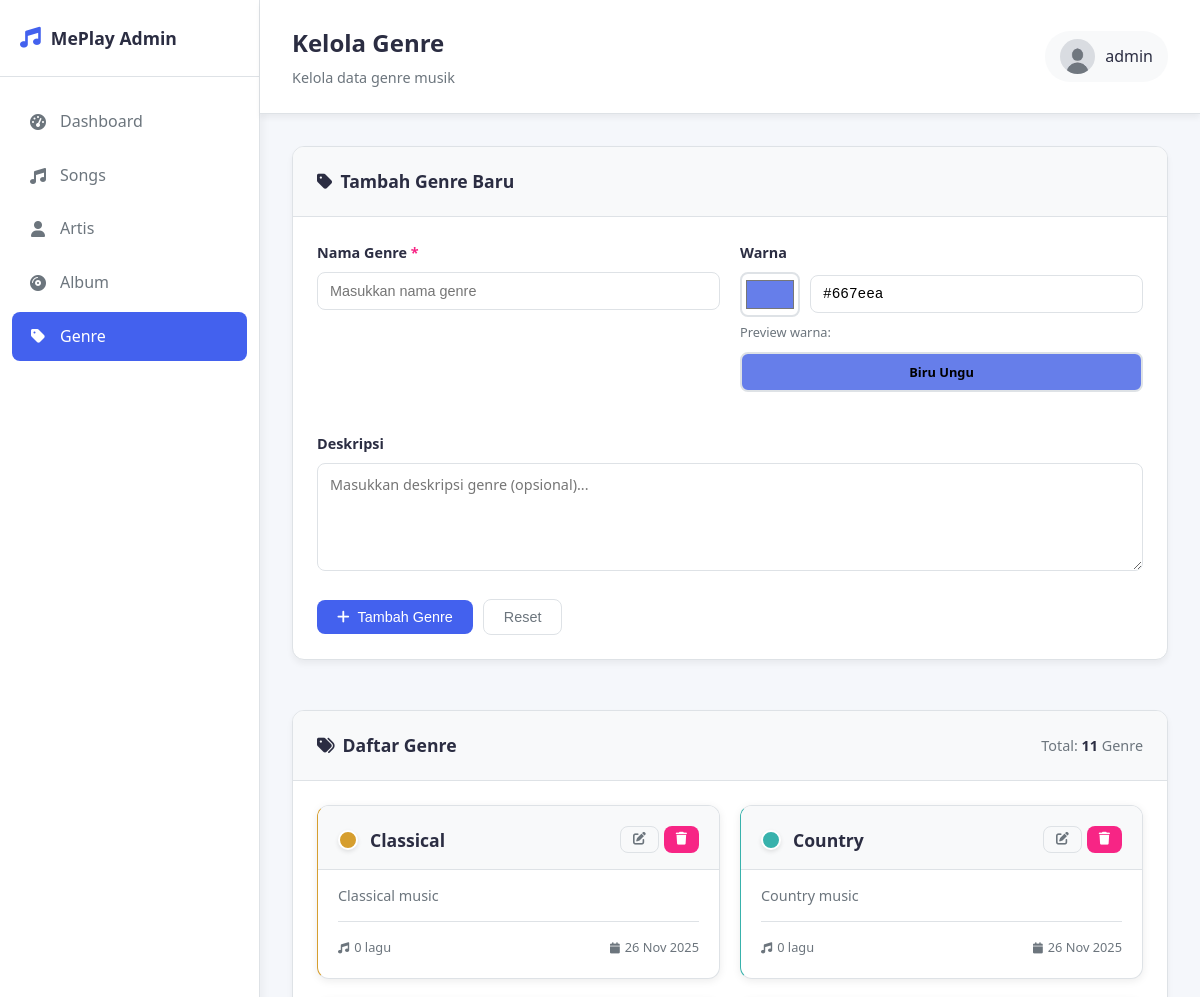
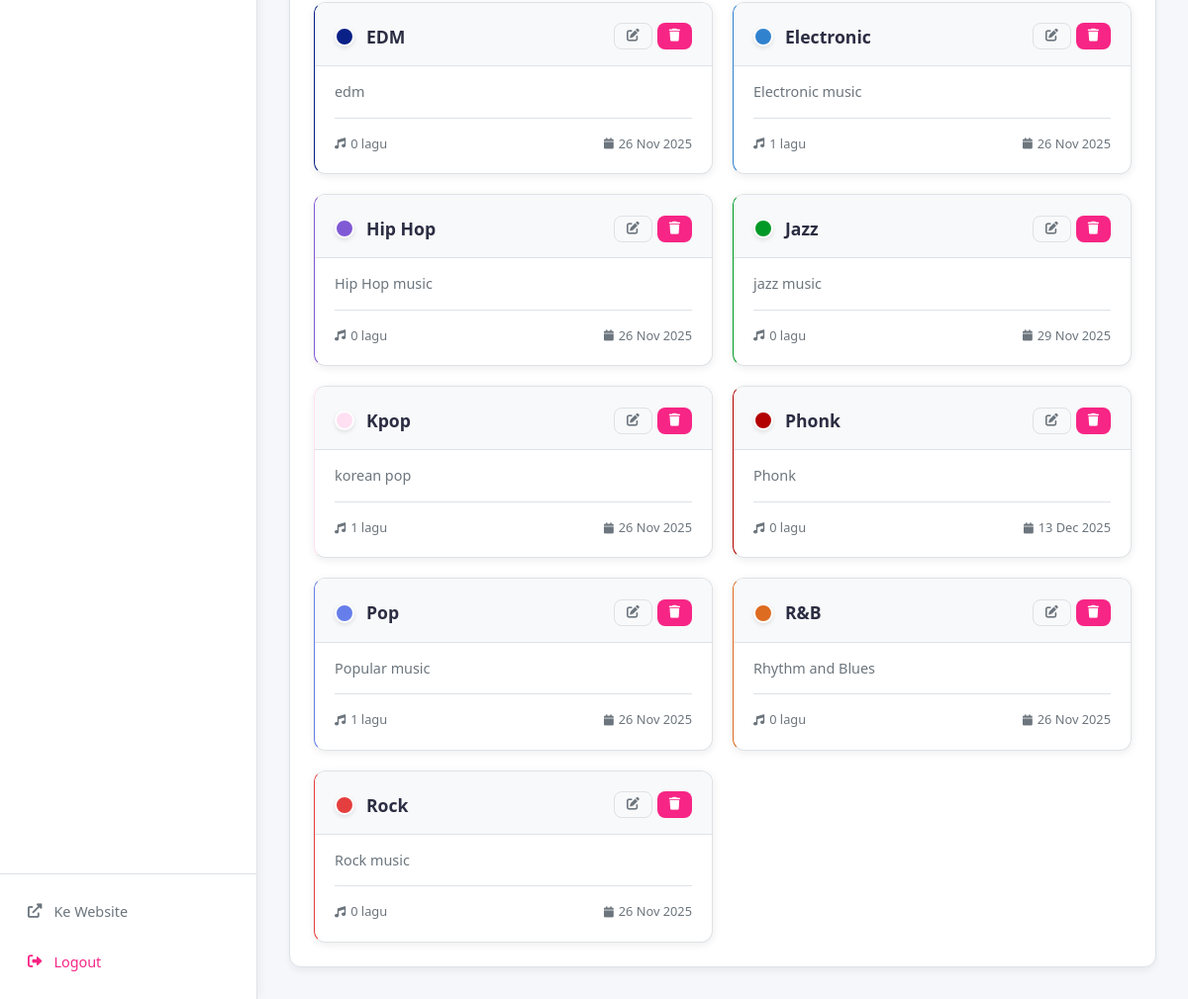
Page /admin/genres.php (signed in) on the committed database (2 pictures, top to bottom).
### tables this page shows
CREATE TABLE `genres` (
  `id` int(11) NOT NULL,
  `name` varchar(50) NOT NULL,
  `description` text DEFAULT NULL,
  `color` varchar(7) DEFAULT '#667eea',
  `is_active` tinyint(1) DEFAULT 1,
  `created_at` timestamp NOT NULL DEFAULT current_timestamp(),
  `updated_at` timestamp NOT NULL DEFAULT current_timestamp() ON UPDATE current_timestamp()
);

### admin/genres.php (the view, shortened to what this page needs)
<?php
$database = new Database();
$conn = $database->getConnection();
try {
    $query = "SELECT g.*,
              COUNT(s.id) as songs_count
              FROM genres g
              LEFT JOIN songs s ON g.id = s.genre_id
              GROUP BY g.id
              ORDER BY g.name";
    $stmt = $conn->prepare($query);
    $stmt->execute();
    $genres = $stmt->fetchAll(PDO::FETCH_ASSOC);
} catch(PDOException $exception) {
    $message = "Database error: " . $exception->getMessage();
    $message_type = 'error';
    $genres = [];
}
$edit_genre = null;
function getFormValue($field, $edit_genre, $post_data) {
    if ($field === 'color') {
        return '#667eea';
    }
    return '';
}
?>
<!DOCTYPE html>
<html lang="id">
<head>
    <link rel="stylesheet" href="assets/css/admin-main.css">
    <link rel="stylesheet" href="assets/css/admin-genres.css">
    <link rel="stylesheet" href="assets/css/sidebar.css">
    <link href="https://cdnjs.cloudflare.com/ajax/libs/font-awesome/6.0.0/css/all.min.css" rel="stylesheet">
</head>
<body>
    <div class="admin-container">
        <?php include 'includes/sidebar.php'; ?>
        <div class="admin-main">
            <header class="admin-header">
                <div class="header-left">
                    <h1>Kelola Genre</h1>
                    <p>Kelola data genre musik</p>
                </div>
                <div class="header-right">
                    <div class="user-menu">
                        <img src="../uploads/users/<?php echo $_SESSION['profile_picture']; ?>"
                             alt="Profile" class="user-avatar">
                        <span><?php echo $_SESSION['username']; ?></span>
                    </div>
                </div>
            </header>
            <main class="admin-content">
                <div class="genres-container">
                    <div class="form-card">
                        <div class="card-header">
                            <h3>
                                <i class="fas fa-<?php echo $edit_genre ? 'edit' : 'tag'; ?>"></i>
                                <?php echo $edit_genre ? 'Edit Genre' : 'Tambah Genre Baru'; ?>
                            </h3>
                        </div>
                        <div class="card-content">
                            <form method="POST" action="" class="genre-form" id="genreForm">
                                <div class="form-grid">
                                    <div class="form-group">
                                        <label for="name" class="required">Nama Genre</label>
                                        <input type="text" id="name" name="name" required
                                               value="<?php echo getFormValue('name', $edit_genre, $_POST); ?>"
                                               placeholder="Masukkan nama genre">
                                     </div>
                                    <div class="form-group">
                                        <label for="color">Warna</label>
                                        <div class="color-picker-container">
                                            <input type="color" id="color" name="color"
                                                   value="<?php echo getFormValue('color', $edit_genre, $_POST); ?>"
                                                   class="color-input">
                                            <input type="text" id="color_hex"
                                                   value="<?php echo getFormValue('color', $edit_genre, $_POST); ?>"
                                                   class="color-hex" placeholder="#667eea" maxlength="7">
                                        </div>
                                     </div>
                                </div>
                                <div class="form-group">
                                    <label for="description">Deskripsi</label>
                                    <textarea id="description" name="description" rows="4"
                                              placeholder="Masukkan deskripsi genre (opsional)..."><?php echo getFormValue('description', $edit_genre, $_POST); ?></textarea>
                                 </div>
                                <div class="form-actions">
                                    <?php if ($edit_genre): ?>
                                        <button type="submit" name="edit_genre" class="btn btn-primary">
                                            <i class="fas fa-save"></i> Update Genre
                                        </button>
                                        <a href="genres.php" class="btn btn-outline">Batal</a>
                                    <?php else: ?>
                                        <button type="submit" name="add_genre" class="btn btn-primary">
                                            <i class="fas fa-plus"></i> Tambah Genre
                                        </button>
                                        <button type="reset" class="btn btn-outline">Reset</button>
                                    <?php endif; ?>
                                </div>
                            </form>
                        </div>
                    </div>
                    <div class="genres-list">
                        <div class="card-header">
                            <h3><i class="fas fa-tags"></i> Daftar Genre</h3>
                            <div class="total-genres">
                                Total: <strong><?php echo count($genres); ?></strong> Genre
                            </div>
                        </div>
                        <div class="card-content">
                            <?php if ($genres && count($genres) > 0): ?>
                                <div class="genres-grid">
                                    <?php foreach ($genres as $genre): ?>
                                        <div class="genre-card" style="border-left-color: <?php echo htmlspecialchars($genre['color']); ?>">
                                            <div class="genre-header">
                                                <div class="genre-color" style="background: <?php echo htmlspecialchars($genre['color']); ?>"></div>
                                                <h4><?php echo htmlspecialchars($genre['name']); ?></h4>
                                                <div class="genre-actions">
                                                    <a href="genres.php?edit=<?php echo $genre['id']; ?>"
                                                       class="btn btn-sm btn-outline" title="Edit">
                                                        <i class="fas fa-edit"></i>
                                                    </a>
                                                    <button onclick="confirmDelete(<?php echo $genre['id']; ?>, '<?php echo addslashes($genre['name']); ?>')"
                                                            class="btn btn-sm btn-danger" title="Hapus"
                                                            <?php echo $genre['songs_count'] > 0 ? 'disabled' : ''; ?>>
                                                        <i class="fas fa-trash"></i>
                                                    </button>
                                                </div>
                                            </div>
                                            <div class="genre-body">
                                                <?php if ($genre['description']): ?>
                                                    <p class="genre-description"><?php echo htmlspecialchars($genre['description']); ?></p>
                                                <?php else: ?>
                                                    <p class="no-description">Tidak ada deskripsi</p>
                                                <?php endif; ?>
                                                <div class="genre-stats">
                                                    <span class="songs-count">
                                                        <i class="fas fa-music"></i>
                                                        <?php echo $genre['songs_count']; ?> lagu
                                                    </span>
                                                    <span class="created-date">
                                                        <i class="fas fa-calendar"></i>
                                                        <?php echo date('d M Y', strtotime($genre['created_at'])); ?>
                                                    </span>
                                                </div>
                                            </div>
                                        </div>
                                    <?php endforeach; ?>
                                </div>
                            <?php endif; ?>
                        </div>
                    </div>
                </div>
            </main>
        </div>
    </div>
</body>
</html>

### admin/assets/css/admin-main.css (style rules this page uses)
:root { --primary: #4361ee; --primary-dark: #3a56d4; --secondary: #7209b7; --success: #4cc9f0; --danger: #f72585; --warning: #f8961e; --info: #4895ef; --dark: #2b2d42; --light: #f8f9fa; --gray: #6c757d; --gray-light: #e9ecef; --border: #dee2e6; --shadow: 0 4px 6px rgba(0, 0, 0, 0.05); --shadow-hover: 0 8px 25px rgba(0, 0, 0, 0.1); }
* { margin: 0; padding: 0; box-sizing: border-box; }
body { font-family: "Segoe UI", Tahoma, Geneva, Verdana, sans-serif; background: #f5f7fb; color: var(--dark); line-height: 1.6; }
.admin-container { display: flex; min-height: 100vh; }
.admin-main { flex: 1; display: flex; flex-direction: column; }
.admin-header { background: white; padding: 1.5rem 2rem; border-bottom: 1px solid var(--border); display: flex; justify-content: space-between; align-items: center; box-shadow: var(--shadow); }
.header-left h1 { font-size: 1.5rem; font-weight: 700; color: var(--dark); margin-bottom: 0.25rem; }
.header-left p { color: var(--gray); font-size: 0.9rem; margin: 0; }
.user-menu { display: flex; align-items: center; gap: 10px; padding: 8px 15px; background: var(--light); border-radius: 25px; cursor: pointer; transition: background 0.3s ease; }
.user-avatar { width: 35px; height: 35px; border-radius: 50%; object-fit: cover; }
.admin-content { flex: 1; padding: 2rem; overflow-y: auto; }
.card-header { padding: 1.25rem 1.5rem; border-bottom: 1px solid var(--border); display: flex; justify-content: space-between; align-items: center; }
.card-header h3 { font-size: 1.1rem; font-weight: 600; color: var(--dark); display: flex; align-items: center; gap: 8px; margin: 0; }
.card-content { padding: 1.5rem; }
.btn { display: inline-flex; align-items: center; gap: 8px; padding: 10px 20px; border: none; border-radius: 8px; font-size: 0.9rem; font-weight: 500; text-decoration: none; cursor: pointer; transition: all 0.3s ease; line-height: 1; }
.btn-primary { background: var(--primary); color: white; }
.btn-outline { background: transparent; color: var(--gray); border: 1px solid var(--border); }
.btn-danger { background: var(--danger); color: white; }
.btn-sm { padding: 6px 12px; font-size: 0.8rem; }
.form-card { background: white; border-radius: 12px; box-shadow: var(--shadow); margin-bottom: 25px; border: 1px solid var(--border); }
.form-grid { display: grid; grid-template-columns: repeat(auto-fit, minmax(250px, 1fr)); gap: 20px; margin-bottom: 20px; }
.form-group { margin-bottom: 20px; }
.form-group label { display: block; margin-bottom: 8px; font-weight: 600; color: var(--dark); font-size: 0.9rem; }
.form-group input, .form-group select, .form-group textarea { width: 100%; padding: 10px 12px; border: 1px solid var(--border); border-radius: 8px; font-size: 0.9rem; transition: border-color 0.3s ease, box-shadow 0.3s ease; background: white; }
.form-actions { display: flex; gap: 10px; align-items: center; flex-wrap: wrap; }

### rows in the picture
genres: name "Classical", description "Classical music", songs_count "0", created_at "26 Nov 2025"
genres: name "Country", description "Country music", songs_count "0", created_at "26 Nov 2025"
genres: name "EDM", description "edm", songs_count "0", created_at "26 Nov 2025"
genres: name "Electronic", description "Electronic music", songs_count "1", created_at "26 Nov 2025"
genres: name "Hip Hop", description "Hip Hop music", songs_count "0", created_at "26 Nov 2025"
genres: name "Jazz", description "jazz music", songs_count "0", created_at "29 Nov 2025"
genres: name "Kpop", description "korean pop", songs_count "1", created_at "26 Nov 2025"
genres: name "Phonk", description "Phonk", songs_count "0", created_at "13 Dec 2025"
genres: name "Pop", description "Popular music", songs_count "1", created_at "26 Nov 2025"
genres: name "R&B", description "Rhythm and Blues", songs_count "0", created_at "26 Nov 2025"
genres: name "Rock", description "Rock music", songs_count "0", created_at "26 Nov 2025"

### other values in the picture
SITE_NAME "MePlay"
$_SESSION['username'] "admin"
count($genres) "11"
